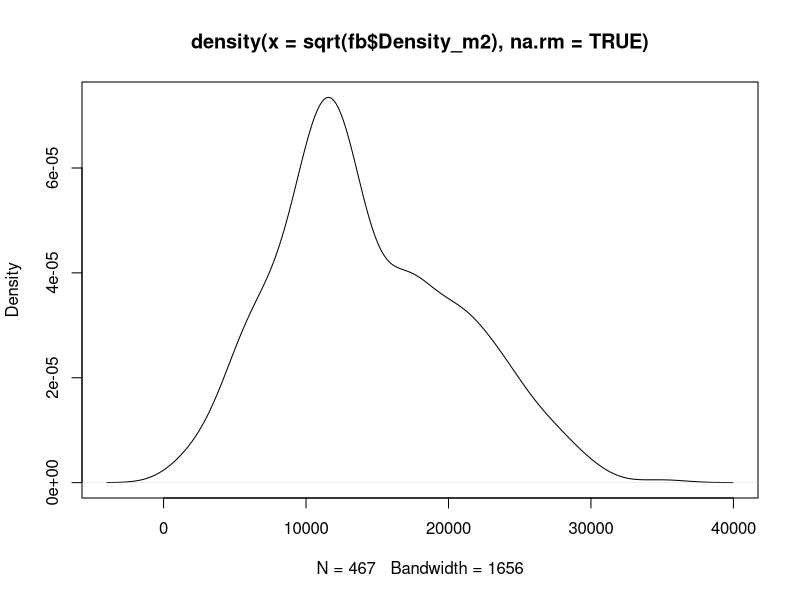
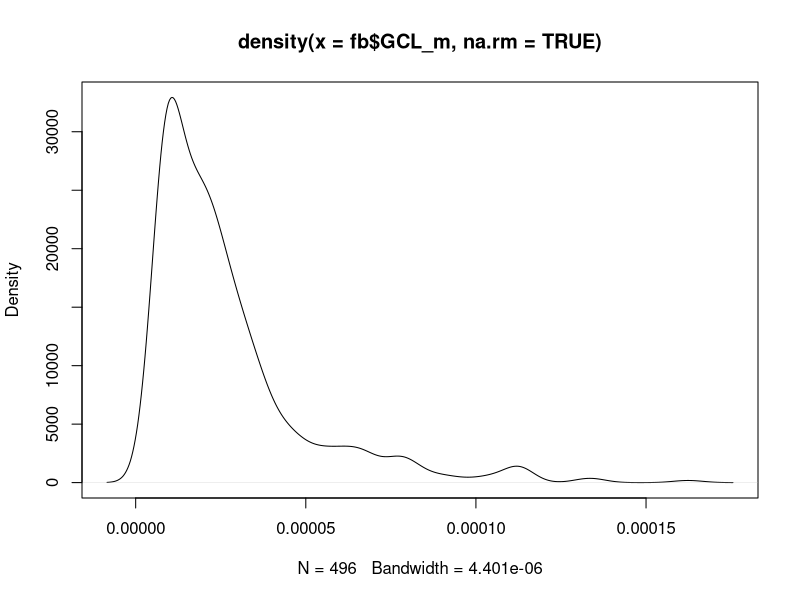
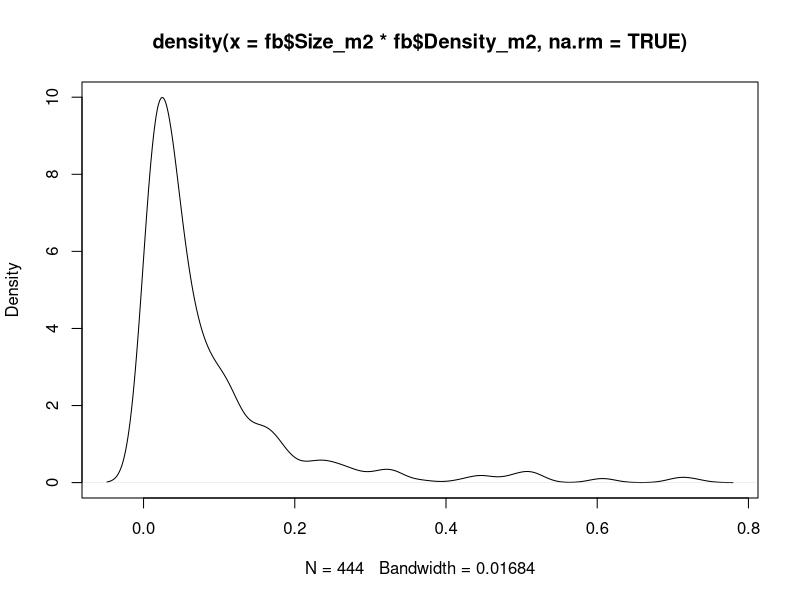
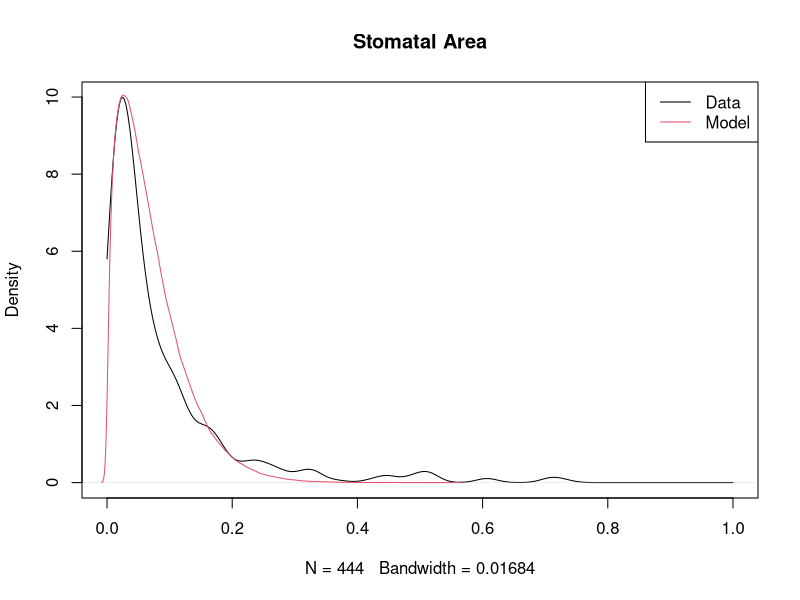
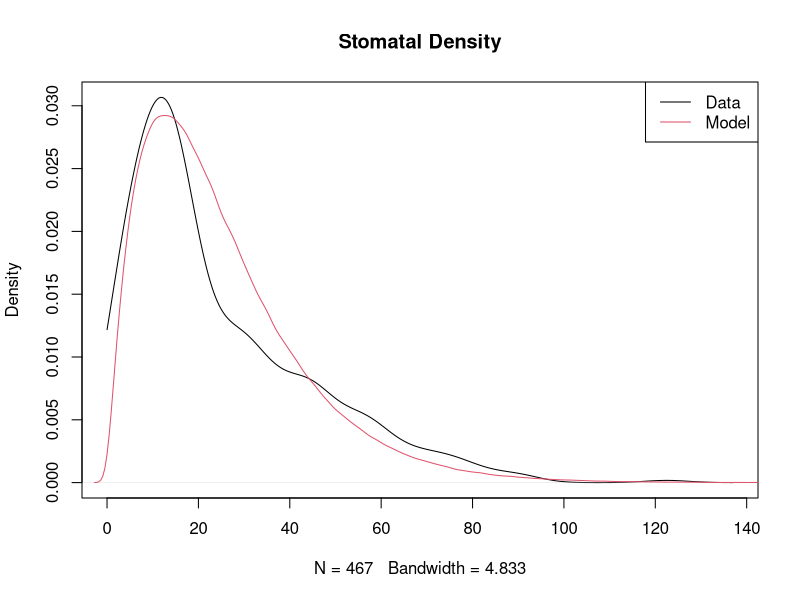
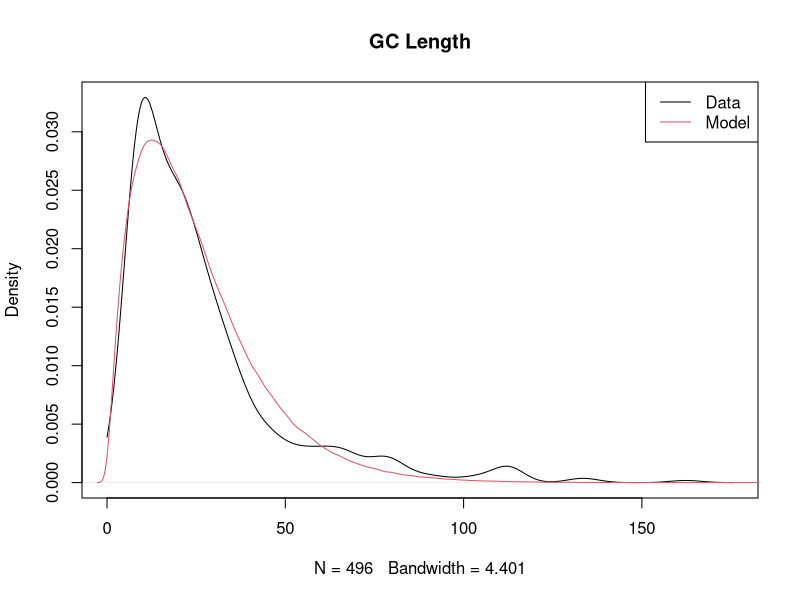

Source code (R) for these figures, in order:
# Read supp data from Franks and Beerling 2009
fb = read.csv("data/FB09_supp.csv")

# Convert units
## 1 / mm^2 to 1 / m^2
fb$Density_m2 = fb$Density_mm2 * 1e6

## um^2 to m^2
fb$Size_m2 = fb$Size_microns / 1e12

# Calculate GC length
fb$GCL_m = sqrt(fb$Size_m2 / pi) * 2

# Density plots
## Stomatal density
plot(density(sqrt(fb$Density_m2), na.rm = TRUE))
range(fb$Density_m2, na.rm = TRUE)

## Stomatal GC length
plot(density(fb$GCL_m, na.rm = TRUE))
range(fb$GCL_m, na.rm = TRUE)

## Stomatal area
plot(density(fb$Size_m2 * fb$Density_m2, na.rm = TRUE))
range(fb$Size_m2 * fb$Density_m2, na.rm = TRUE)

# Parameterized distributions
## Stomatal area
plot(density(fb$Size_m2 * fb$Density_m2, na.rm = TRUE, from = 0, to = 1),
     main = "Stomatal Area")
lines(density(rbeta(1e6, 1.5, 20)), col = 2)
legend("topright", legend = c("Data", "Model"), col = 1:2, lwd = 1)

## Stomatal density, note 1e7 transformation for sampling efficiency
plot(density(fb$Density_m2 / 1e7, na.rm = TRUE, from = 0), main = "Stomatal Density")
alpha = 2
lines(density(rgamma(1e6, alpha, alpha / 25)), col = 2)
legend("topright", legend = c("Data", "Model"), col = 1:2, lwd = 1)

## Stomatal GC length, note 1e6 transformation for sampling efficiency
plot(density(fb$GCL_m * 1e6, na.rm = TRUE, from = 0), main = "GC Length")
alpha = 2
lines(density(rgamma(1e6, alpha, alpha / 25)), col = 2)
legend("topright", legend = c("Data", "Model"), col = 1:2, lwd = 1)
